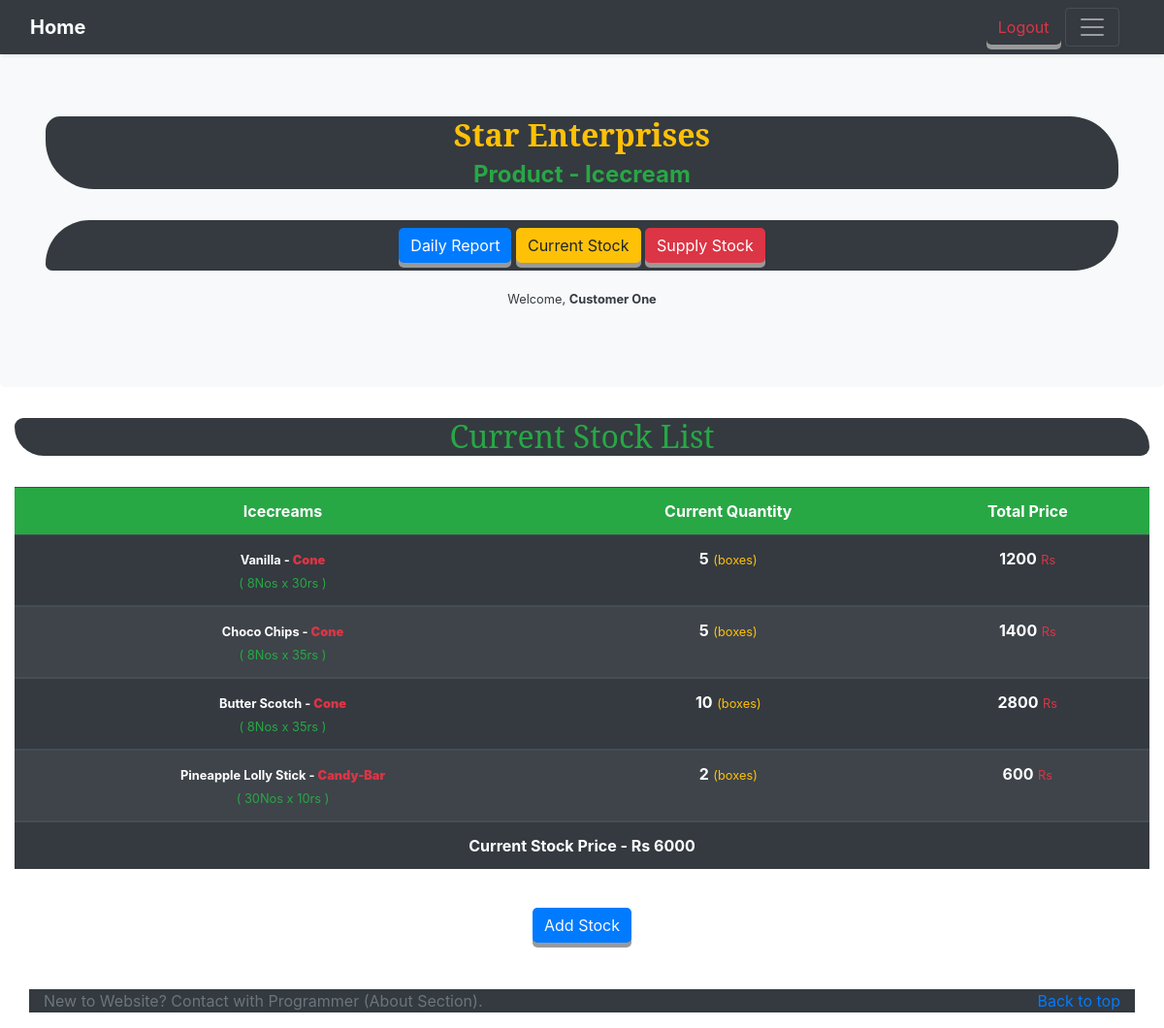
Page /current_stock/ (signed in) on the committed database.
### customer_app/models.py (models this page shows, shortened)
class Customer( AbstractUser ):
    location = models.CharField( max_length=200 )

### stock_app/models.py (models this page shows, shortened)
class Total( models.Model ):
    icecream       = models.OneToOneField( Icecream, on_delete=models.PROTECT )
    total_boxes    = models.PositiveSmallIntegerField( default=0 )
    class Meta:
        verbose_name        = 'Total Stock'
        verbose_name_plural = 'Total Stocks'
    @property
    def current_boxes_price( self ):
        return self.icecream.per_box_price * self.total_boxes

class Icecream( models.Model ):
    CATEGORIES = (
                   ('Cup',  'Cup Type'),
                   ('Cone', 'Cone Type'),
                   ('Candy-Bar', 'Candy Bar Type'),
                   ('Choco-Bar', 'Choco Bar Type'),
                 )
    flavour_name    = models.CharField( max_length=30 )
    per_piece_price = models.PositiveSmallIntegerField()
    per_box_pieces  = models.PositiveSmallIntegerField()
    category        = models.CharField( choices=CATEGORIES, max_length=15 )
    @property
    def per_box_price( self ):
        return self.per_piece_price * self.per_box_pieces

### stock_app/views.py (the view)
# urls.py: path('current_stock/', CurrentStockView.as_view(), name='current_stock' )
class CurrentStockView( LoginRequiredMixin, ListView ):
    model               = Total
    template_name       = 'current_stock_list.html'
    context_object_name = 'current_stock_list'
    _total = None
    def get_queryset( self ):
        self._total = Total.objects.filter( total_boxes__gt=0 )
        return self._total
    def get_context_data( self,**kwargs ):
        context               = super( CurrentStockView, self )\
                                     .get_context_data( **kwargs )
        context['current_stock_total_price'] = sum([
                                            x.current_boxes_price
                                            for x in self._total
                                          ])
        return context

### stock_app/templates/current_stock_list.html (shortened to what this page needs)
{% extends 'base_template.html' %}
{% block body_head %}
  <h2 class='divBg text-success bg-dark'>Current Stock List</h2>
  {% if messages %}
    <br>
    <div class="container text-center messages bg-success">
        {% for message in messages %}
          <b class="text-white">{{ message }}</b>
        {% endfor %}
    </div>
    <br>
  {% else %}
    <br>
  {% endif %}
  <div class='table-responsive'>
    <table class='table table-striped table-dark'>
      {% if current_stock_list %}
        <tr class='bg-success text-white'>
          <th style='padding-left:50px;
                     padding-right:50px;
                     vertical-align:middle'>
             Icecreams
           </th>
          <th>Current Quantity</th>
          <th>Total Price</th>
        </tr>
        {% for current_stock in current_stock_list reversed %}
          <tr>
            <td>
              <small>
                <b>
                  {{ current_stock.icecream.flavour_name }} -
                  <b class='text-danger'>
                    {{ current_stock.icecream.category }}
                  </b>
                </b>
              </small>
              <br>
              <small class='text-success'>
                ( {{ current_stock.icecream.per_box_pieces }}Nos x
                  {{ current_stock.icecream.per_piece_price }}rs )
              </small>
            </td>
            <td>
              <b>{{ current_stock.total_boxes }}</b>
              <small class='text-warning'>(boxes)</small>
            </td>
            <td>
              <b>{{ current_stock.current_boxes_price }}</b>
              <small class='text-danger'>Rs</small>
            </td>
          </tr>
        {% endfor %}
        <tr class='bg-dark'>
          <th colspan='3'>
            Current Stock Price - Rs {{ current_stock_total_price }}
          </th>
        </tr>
      {% else %}
        <div class='container text-center'>
          <br><br><br>
            <h1 class='text-danger'>No Current Stock Left</h1>
          <br><br><br>
        </div>
      {% endif %}
    </table>
  </div>
  <div class='text-center'>
    <br>
    <a href="{% url 'stock_create' %}#mainDiv"
       class='btn btn-primary text-light'>Add Stock
    </a>
    <br>
    <br>
  </div>
{% endblock body_head %}

### templates/base_template.html (shortened to what this page needs)
<!DOCTYPE html>
<html>
  <head>
      {% load static %}
      <link rel="stylesheet" href="https://maxcdn.bootstrapcdn.com/bootstrap/4.5.2/css/bootstrap.min.css">
  </head>
  <body>
    <header>
      <div class="navbar navbar-dark bg-dark shadow-sm">
        <div class="container-fluid d-flex justify-content-between">
          <strong>
            <a class="navbar-brand d-flex align-items-center"
               href="{% url 'entry_list' %}">
              Home
            </a>
          </strong>
          <div class="col-4 d-flex justify-content-end align-items-center">
			{% if user.is_authenticated %}
            <a class="btn btn-outline-danger align-items-center"
               href="{% url 'logout' %}">
                Logout
            </a> &nbsp;
            {% else %}
            <a class="btn btn-outline-light align-items-center"
               href="{% url 'login'%}">
                Login
              </a> &nbsp;
			{% endif %}
            <button class="navbar-toggler collapsed" type="button" data-toggle="collapse" data-target="#navbarHeader" aria-controls="navbarHeader" aria-expanded="false" aria-label="Toggle navigation">
              <span class="navbar-toggler-icon"></span>
            </button>
          </div>
        </div>
      </div>
    </header>
    <main role='main'>
      <section class="jumbotron text-center bg-light">
          <div class="container-fluid">
            <div class='text-white bg-dark'
                 style='border-radius:15px 50px'>
              <h2>
                <b class='text-warning'>Star Enterprises</b>
              </h2>
              <h4 class='text-success'>
                <b>Product - Icecream</b>
              </h4>
            </div>
            <br>
            <p class='bg-dark'
               style='border-radius:75px 11px'>
              <a href="{% url 'entry_list' %}#mainDiv"
                 class="btn btn-primary my-2">
                Daily Report
              </a>
              <a href="{% url 'current_stock' %}#mainDiv"
                 class="btn btn-warning my-2">
                Current Stock
              </a>
              <a href="{% url 'supply_app:choose_customer_record' %}#mainDiv"
                 class="btn btn-danger my-2">
                Supply Stock
              </a>
            </p>
            <p>
              {% if user.is_authenticated %}
                <small class="text text-dark">
                  Welcome,
                  <b>
                    {{ user.first_name|title }}
                    {{ user.last_name|title }}
                  </b>
                </small>
              {% else %}
                <small class="text text-dark">Welcome</small>
              {% endif %}
            </p>
          </div>
      </section>
    </main>
    <div class="text-center" id='mainDiv'>
      <div class='container-fluid text-center'>
        {% block body_head %}
        {% endblock body_head %}
      </div>
    </div>
    <br>
    <footer class="text-muted">
      <div class="container bg-dark">
        <p class="float-right">
          <a href="#">Back to top</a>
        </p>
        <p>New to Website? Contact with Programmer (About Section).</p>
      </div>
    </footer>
  </body>
</html>

### rows in the picture
Customer: first_name "Customer", last_name "One"
Total: icecream.flavour_name "Vanilla", icecream.category "Cone", icecream.per_box_pieces "8", icecream.per_piece_price "30", total_boxes "5", current_boxes_price "1200"
Total: icecream.flavour_name "Choco Chips", icecream.category "Cone", icecream.per_box_pieces "8", icecream.per_piece_price "35", total_boxes "5", current_boxes_price "1400"
Total: icecream.flavour_name "Butter Scotch", icecream.category "Cone", icecream.per_box_pieces "8", icecream.per_piece_price "35", total_boxes "10", current_boxes_price "2800"
Total: icecream.flavour_name "Pineapple Lolly Stick", icecream.category "Candy-Bar", icecream.per_box_pieces "30", icecream.per_piece_price "10", total_boxes "2", current_boxes_price "600"

### other values in the picture
{{ current_stock_total_price }} "6000"
